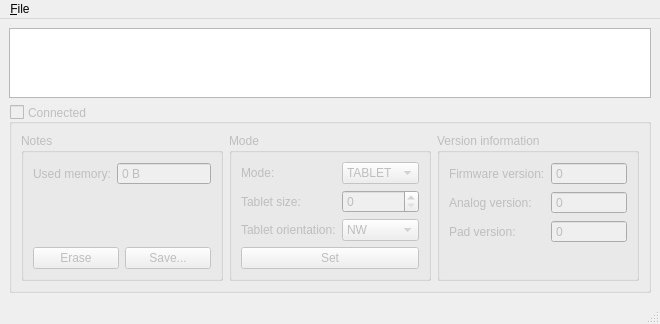
<?xml version="1.0" encoding="UTF-8"?>
<ui version="4.0">
 <class>MainWindow</class>
 <widget class="QMainWindow" name="MainWindow">
  <property name="geometry">
   <rect>
    <x>0</x>
    <y>0</y>
    <width>660</width>
    <height>302</height>
   </rect>
  </property>
  <property name="windowTitle">
   <string>M210</string>
  </property>
  <widget class="QWidget" name="centralwidget">
   <layout class="QVBoxLayout" name="verticalLayout">
    <item>
     <layout class="QVBoxLayout" name="verticalLayout_4">
      <item>
       <widget class="QListWidget" name="listWidget"/>
      </item>
      <item>
       <widget class="QGroupBox" name="groupBox">
        <property name="enabled">
         <bool>false</bool>
        </property>
        <property name="title">
         <string>Connected</string>
        </property>
        <property name="alignment">
         <set>Qt::AlignLeading|Qt::AlignLeft|Qt::AlignVCenter</set>
        </property>
        <property name="checkable">
         <bool>true</bool>
        </property>
        <property name="checked">
         <bool>false</bool>
        </property>
        <layout class="QHBoxLayout" name="horizontalLayout">
         <item>
          <widget class="QGroupBox" name="groupBox_3">
           <property name="title">
            <string>Notes</string>
           </property>
           <layout class="QVBoxLayout" name="verticalLayout_3">
            <item>
             <layout class="QFormLayout" name="formLayout_2">
              <property name="formAlignment">
               <set>Qt::AlignHCenter|Qt::AlignTop</set>
              </property>
              <item row="0" column="0">
               <widget class="QLabel" name="label_5">
                <property name="text">
                 <string>Used memory:</string>
                </property>
                <property name="buddy">
                 <cstring>spinBoxUsedMemory</cstring>
                </property>
               </widget>
              </item>
              <item row="0" column="1">
               <widget class="QSpinBox" name="spinBoxUsedMemory">
                <property name="readOnly">
                 <bool>true</bool>
                </property>
                <property name="buttonSymbols">
                 <enum>QAbstractSpinBox::NoButtons</enum>
                </property>
                <property name="suffix">
                 <string> B</string>
                </property>
                <property name="prefix">
                 <string/>
                </property>
                <property name="maximum">
                 <number>999999999</number>
                </property>
               </widget>
              </item>
             </layout>
            </item>
            <item>
             <layout class="QHBoxLayout" name="horizontalLayout_2">
              <item>
               <widget class="QPushButton" name="pushButtonErase">
                <property name="text">
                 <string>Erase</string>
                </property>
               </widget>
              </item>
              <item>
               <widget class="QPushButton" name="pushButtonDownload">
                <property name="text">
                 <string>Save...</string>
                </property>
               </widget>
              </item>
             </layout>
            </item>
           </layout>
          </widget>
         </item>
         <item>
          <widget class="QGroupBox" name="groupBox_4">
           <property name="title">
            <string>Mode</string>
           </property>
           <layout class="QVBoxLayout" name="verticalLayout_2">
            <item>
             <layout class="QFormLayout" name="formLayout_5">
              <property name="labelAlignment">
               <set>Qt::AlignLeading|Qt::AlignLeft|Qt::AlignVCenter</set>
              </property>
              <property name="formAlignment">
               <set>Qt::AlignHCenter|Qt::AlignTop</set>
              </property>
              <item row="0" column="0">
               <widget class="QLabel" name="label_4">
                <property name="text">
                 <string>Mode:</string>
                </property>
                <property name="buddy">
                 <cstring>comboBoxMode</cstring>
                </property>
               </widget>
              </item>
              <item row="0" column="1">
               <widget class="QComboBox" name="comboBoxMode">
                <item>
                 <property name="text">
                  <string>TABLET</string>
                 </property>
                </item>
                <item>
                 <property name="text">
                  <string>MOUSE</string>
                 </property>
                </item>
               </widget>
              </item>
              <item row="1" column="0">
               <widget class="QLabel" name="labelSize">
                <property name="text">
                 <string>Tablet size:</string>
                </property>
                <property name="buddy">
                 <cstring>spinBoxSize</cstring>
                </property>
               </widget>
              </item>
              <item row="1" column="1">
               <widget class="QSpinBox" name="spinBoxSize">
                <property name="maximum">
                 <number>9</number>
                </property>
               </widget>
              </item>
              <item row="2" column="0">
               <widget class="QLabel" name="labelOrientation">
                <property name="text">
                 <string>Tablet orientation:</string>
                </property>
                <property name="buddy">
                 <cstring>comboBoxOrientation</cstring>
                </property>
               </widget>
              </item>
              <item row="2" column="1">
               <widget class="QComboBox" name="comboBoxOrientation">
                <item>
                 <property name="text">
                  <string>NW</string>
                 </property>
                </item>
                <item>
                 <property name="text">
                  <string>N</string>
                 </property>
                </item>
                <item>
                 <property name="text">
                  <string>NE</string>
                 </property>
                </item>
               </widget>
              </item>
             </layout>
            </item>
            <item>
             <widget class="QPushButton" name="pushButtonSetMode">
              <property name="text">
               <string>Set</string>
              </property>
             </widget>
            </item>
           </layout>
          </widget>
         </item>
         <item>
          <widget class="QGroupBox" name="groupBox_2">
           <property name="title">
            <string>Version information</string>
           </property>
           <layout class="QFormLayout" name="formLayout">
            <property name="labelAlignment">
             <set>Qt::AlignLeading|Qt::AlignLeft|Qt::AlignVCenter</set>
            </property>
            <property name="formAlignment">
             <set>Qt::AlignHCenter|Qt::AlignTop</set>
            </property>
            <item row="0" column="0">
             <widget class="QLabel" name="label">
              <property name="text">
               <string>Firmware version:</string>
              </property>
              <property name="buddy">
               <cstring>spinBoxFirmwareVersion</cstring>
              </property>
             </widget>
            </item>
            <item row="0" column="1">
             <widget class="QSpinBox" name="spinBoxFirmwareVersion">
              <property name="readOnly">
               <bool>true</bool>
              </property>
              <property name="buttonSymbols">
               <enum>QAbstractSpinBox::NoButtons</enum>
              </property>
              <property name="maximum">
               <number>65535</number>
              </property>
             </widget>
            </item>
            <item row="1" column="0">
             <widget class="QLabel" name="label_2">
              <property name="text">
               <string>Analog version:</string>
              </property>
              <property name="buddy">
               <cstring>spinBoxAnalogVersion</cstring>
              </property>
             </widget>
            </item>
            <item row="1" column="1">
             <widget class="QSpinBox" name="spinBoxAnalogVersion">
              <property name="readOnly">
               <bool>true</bool>
              </property>
              <property name="buttonSymbols">
               <enum>QAbstractSpinBox::NoButtons</enum>
              </property>
              <property name="maximum">
               <number>65535</number>
              </property>
             </widget>
            </item>
            <item row="2" column="0">
             <widget class="QLabel" name="label_3">
              <property name="text">
               <string>Pad version:</string>
              </property>
              <property name="buddy">
               <cstring>spinBoxPadVersion</cstring>
              </property>
             </widget>
            </item>
            <item row="2" column="1">
             <widget class="QSpinBox" name="spinBoxPadVersion">
              <property name="readOnly">
               <bool>true</bool>
              </property>
              <property name="buttonSymbols">
               <enum>QAbstractSpinBox::NoButtons</enum>
              </property>
              <property name="maximum">
               <number>65535</number>
              </property>
             </widget>
            </item>
           </layout>
          </widget>
         </item>
        </layout>
       </widget>
      </item>
     </layout>
    </item>
   </layout>
  </widget>
  <widget class="QMenuBar" name="menubar">
   <property name="geometry">
    <rect>
     <x>0</x>
     <y>0</y>
     <width>660</width>
     <height>21</height>
    </rect>
   </property>
   <widget class="QMenu" name="menuFile">
    <property name="title">
     <string>&amp;File</string>
    </property>
   </widget>
   <addaction name="menuFile"/>
  </widget>
  <widget class="QStatusBar" name="statusbar"/>
  <action name="actionQuit">
   <property name="text">
    <string>&amp;Quit</string>
   </property>
   <property name="shortcut">
    <string>Ctrl+Q</string>
   </property>
  </action>
 </widget>
 <tabstops>
  <tabstop>listWidget</tabstop>
  <tabstop>groupBox</tabstop>
  <tabstop>spinBoxUsedMemory</tabstop>
  <tabstop>pushButtonErase</tabstop>
  <tabstop>pushButtonDownload</tabstop>
  <tabstop>comboBoxMode</tabstop>
  <tabstop>spinBoxSize</tabstop>
  <tabstop>comboBoxOrientation</tabstop>
  <tabstop>pushButtonSetMode</tabstop>
  <tabstop>spinBoxFirmwareVersion</tabstop>
  <tabstop>spinBoxAnalogVersion</tabstop>
  <tabstop>spinBoxPadVersion</tabstop>
 </tabstops>
 <resources/>
 <connections/>
</ui>
